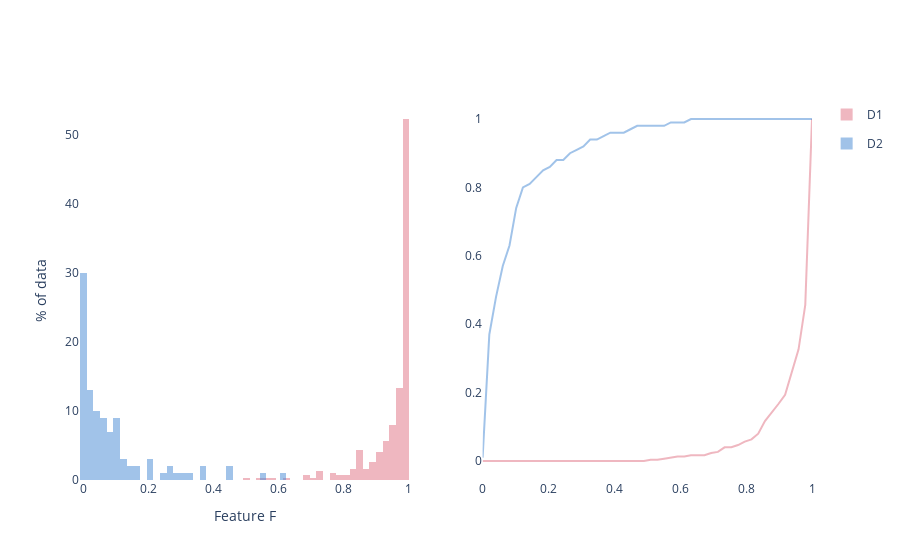

Here is the notebook cell this chart was saved with:
### Code cell
f0 = np.random.beta(a=5, b=0.3, size=300)
f1 = np.random.beta(a=.4, b=4, size=100)

data_dict = {
    'D1': f0,
    'D2': f1,
}

fig = plot_histograms(data_dict, xaxis_title='Feature F', yaxis_title='% of data', nbins=30, plot_cdf=True)
print(calc_wasserstein(data_dict, normalize=True))
